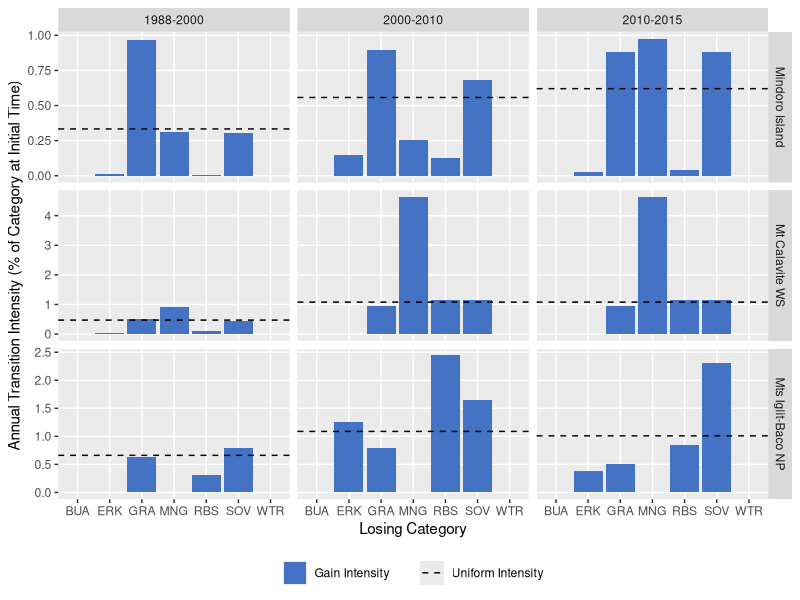
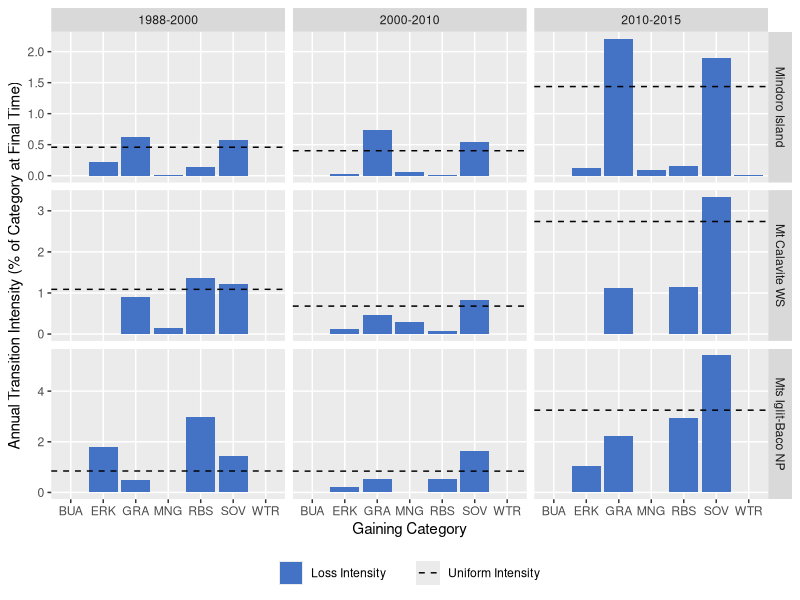

The R script that drew these images, in order:
# Script Description --------------------
# This R script generates barplots using ggplot2 package to visualise the transition-level
# intensity analysis of of changes in Mindoro Island, Philippines derived from land cover
# classification of Landsat data for three time-intervals: 1988-2000, 2000-2010, and
# 2010-2015. Intensity analysis was calculated using an Excel spreadsheet with a VBA macro
# (see https://sites.google.com/site/intensityanalysis/). The domain of analysis is
# Mindoro Island.
#
# Script By:      Jose Don T De Alban
# Date Created:   13 Mar 2018
# Last Modified:  26 Aug 2019

# Set Working Directory -------------------
setwd("/Users/dondealban/Dropbox/Research/Mindoro/intensity analysis/")

# Load Libraries --------------------------
library(tidyverse)
library(readxl)

# Read Input Data -------------------------

# Read transition level XLSX data file, convert to data frame, and store into variable
rawG <- as.data.frame(read_excel("Transition_Level_Intensity_Analysis.xlsx", sheet="FOR_Gain"))
rawL <- as.data.frame(read_excel("Transition_Level_Intensity_Analysis.xlsx", sheet="FOR_Loss"))

# Clean and Subset Data -------------------

# 1. Add Change Type column
type1 <- rep("Gain", nrow(rawG))
type2 <- rep("Loss", nrow(rawL))
dfG <- cbind(rawG, type1)
dfL <- cbind(rawL, type2)

# 2. Reorder columns before renaming
dfGain <- dfG[,c(1:2,12,3:11)]
dfLoss <- dfL[,c(1:2,12,3:11)]

# 3. Change column names for easier reference
# Note the following description of category level column names
# ColA - Years of Time Interval
# ColB - Study Area/Site
# ColC - Change Type
# ColD - Category Name
# ColE - Observed Annual Loss/Gain [number of elements]
# ColF - Loss/Gain Intensity [percent of t1/t2 category]
# ColG - Uniform Intensity [percent of t1/t2 to/from category]
# ColH - Uniform Annual Loss/Gain [number of elements]
# ColI - Hypothesized Annual Error [number of elements]
# ColJ - Commission Intensity [percent of t1/t2 transition]
# ColK - Omission Intensity [percent of t1/t2 transition]
# ColL - Hypothesized t1/t2 Error [percent of interval domain]

list <- c("ColA","ColB","ColC","ColD","ColE","ColF","ColG","ColH","ColI","ColJ","ColK","ColL")
colnames(dfGain) <- c(list)
colnames(dfLoss) <- c(list)

# Generate Plots ------------------------

# Plot 1: To N (Gain Transition)
plotG <- ggplot() + geom_bar(data=dfGain, aes(x=ColD, y=ColF, fill=ColC), stat="identity", position=position_dodge())
plotG <- plotG + geom_hline(data=dfGain, aes(yintercept=ColG, colour="#000000"), linetype="dashed") # Uniform line
plotG <- plotG + facet_grid(ColB ~ ColA, scales="free_y")
plotG <- plotG + labs(x="Losing Category", y="Annual Transition Intensity (% of Category at Initial Time)")
plotG <- plotG + scale_fill_manual(values=c("#4472c4"), labels=c("Gain Intensity"))
plotG <- plotG + scale_colour_manual(values=c("#000000"), labels=c("Uniform Intensity"))
plotG <- plotG + theme(panel.grid.minor=element_blank())
plotG <- plotG + theme(legend.position="bottom", legend.box="horizontal", legend.title=element_blank())

# Plot 2: From M (Loss Transition)
plotL <- ggplot() + geom_bar(data=dfLoss, aes(x=ColD, y=ColF, fill=ColC), stat="identity", position=position_dodge())
plotL <- plotL + geom_hline(data=dfLoss, aes(yintercept=ColG, colour="#000000"), linetype="dashed") # Uniform line
plotL <- plotL + facet_grid(ColB ~ ColA, scales="free_y")
plotL <- plotL + labs(x="Gaining Category", y="Annual Transition Intensity (% of Category at Final Time)")
plotL <- plotL + scale_fill_manual(values=c("#4472c4"), labels=c("Loss Intensity"))
plotL <- plotL + scale_colour_manual(values=c("#000000"), labels=c("Uniform Intensity"))
plotL <- plotL + theme(panel.grid.minor=element_blank())
plotL <- plotL + theme(legend.position="bottom", legend.box="horizontal", legend.title=element_blank())

# Save Outputs --------------------------

# Output boxplots to a PDF file
ggsave(plotG, file="Transition-Level-Intensity-Analysis-Forest-Gain.pdf", width=25, height=20, units="cm", dpi=300)
ggsave(plotL, file="Transition-Level-Intensity-Analysis-Forest-Loss.pdf", width=25, height=20, units="cm", dpi=300)
